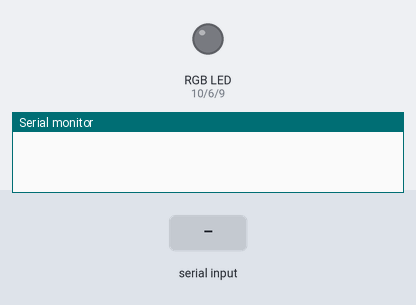
Simulated run of this sketch. Board: Arduino Uno, built with avr-gcc and run on an emulated ATmega328P. Parts: an RGB LED mixed from three pins (HIGH = lit), the last lines printed to the serial monitor. Inputs (shaded band) come from the test bench.

Above: at 1.2 s.
1.3 s: "a" received over Serial
At 2.5 s:
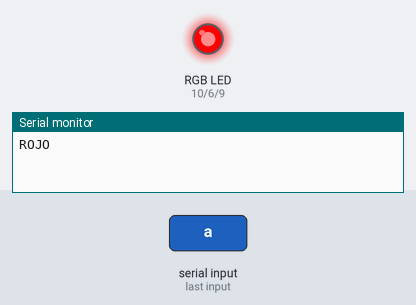
2.8 s: "b" received over Serial
At 3.8 s:
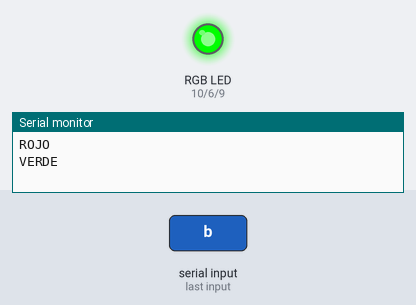
4.3 s: "c" received over Serial
At 4.9 s:
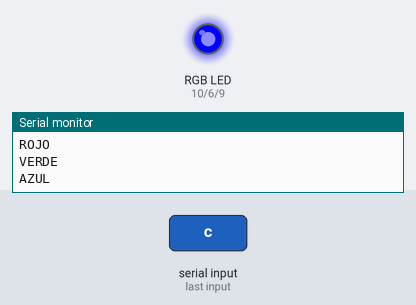
5.8 s: "d" received over Serial
At 6.1 s:
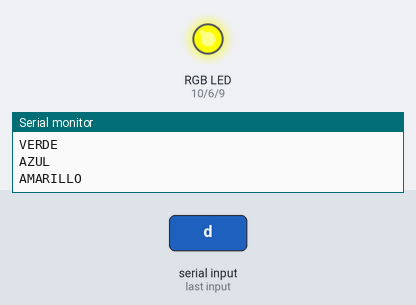
7.3 s: "f" received over Serial
At 8.4 s:
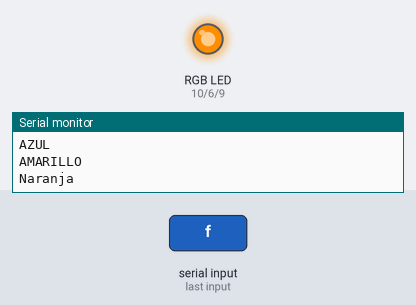
8.8 s: "g" received over Serial
At 9.6 s:
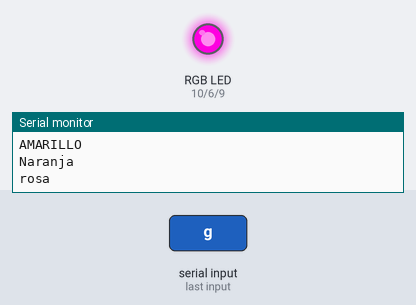
Timing chart, 0 to 11.3 s (numbered marks = the images above; inputs shaded):
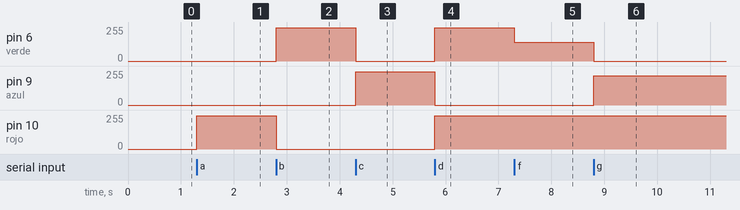

The sketch:

bluetoothRGBleds.ino
```cpp
/*
   Rubén Arce 21/07/2018

   Control de tira de 5m de leds RGB a través de app de móvil

*/
int rojo =10;
int azul = 9;
int verde = 6;
int recibido = 0;

void setup() {
  pinMode(rojo, OUTPUT);
  pinMode(azul, OUTPUT);
  pinMode(verde, OUTPUT);
  Serial.begin(9600); // Default communication rate of the Bluetooth module
}
void loop() {
  if (Serial.available() > 0) { // Checks whether data is comming from the serial port
    recibido = Serial.read(); // Reads the data from the serial port
  }
  if (recibido == 'a') {
    Serial.println("ROJO"); // Send back, to the phone, the String "LED: ON"
    recibido = 0;
    colores('a');
  } else if (recibido == 'b') {
    recibido = 0;
    colores('b');
    Serial.println("VERDE");
  }  else if (recibido == 'c') {
    recibido = 0;
    colores('c');
    Serial.println("AZUL");//////////////////////////////////
  }  else if (recibido == 'd') {
    recibido = 0;
    colores('d');
    Serial.println("AMARILLO");
  }  else if (recibido == 'e') {
    recibido = 0;
    colores('e');
    Serial.println("APAGADO");
  }  else if (recibido == 'f') {
    recibido = 0;
    colores('f');
    Serial.println("Naranja");
  } else if (recibido == 'g') {
    recibido = 0;
    colores('g');
    Serial.println("rosa");
  } else if (recibido == 'h') {
    recibido = 0;
    colores('h');
    Serial.println("blanco");
  } else if (recibido == 'i') {
    recibido = 0;
    colores('i');
    Serial.println("azul claro");
  }
}
void colores (char color) {
  switch (color) {
    case 'a': //rojo
      analogWrite(rojo, 250);
      analogWrite(verde, 0);
      analogWrite(azul, 0);
      break;
    case 'b':
      analogWrite(rojo, 0);
      analogWrite(verde, 250);
      analogWrite(azul, 0);
      break;
    case 'c':
      analogWrite(rojo, 0);
      analogWrite(verde, 0);
      analogWrite(azul, 250);
      break;
    case 'd': //amarillo
      analogWrite(rojo, 250);
      analogWrite(verde, 250);
      analogWrite(azul, 0);
      break;
    case 'e': //apagado
      analogWrite(rojo, 0);
      analogWrite(verde, 0);
      analogWrite(azul, 0);
      break;
    case 'f': //naranja
      analogWrite(rojo, 250);
      analogWrite(verde, 140);
      analogWrite(azul, 0);
      break;
    case 'g': //rosa
      analogWrite(rojo, 250);
      analogWrite(verde, 0);
      analogWrite(azul, 220);
      break;
    case 'h': //blanco
      analogWrite(rojo, 250);
      analogWrite(verde, 250);
      analogWrite(azul, 250);
      break;
    case 'i': //azul claro
      analogWrite(rojo, 0);
      analogWrite(verde, 220);
      analogWrite(azul, 250);
      break;

  }

}
```

Measured:
- after the input at 1.3 s, pin 10 (rojo): 0/255 → 250/255 at once
- after the input at 2.8 s, pin 6 (verde): 0/255 → 250/255 at once; pin 10 (rojo): 250/255 → 0/255 at once
- after the input at 4.3 s, pin 6 (verde): 250/255 → 0/255 at once; pin 9 (azul): 0/255 → 250/255 at once
- after the input at 5.8 s, pin 6 (verde), pin 10 (rojo): 0/255 → 250/255 at once; pin 9 (azul): 250/255 → 0/255 at once
- after the input at 7.3 s, pin 6 (verde): 250/255 → 140/255 at once
- after the input at 8.8 s, pin 6 (verde): 140/255 → 0/255 at once; pin 9 (azul): 0/255 → 220/255 at once
